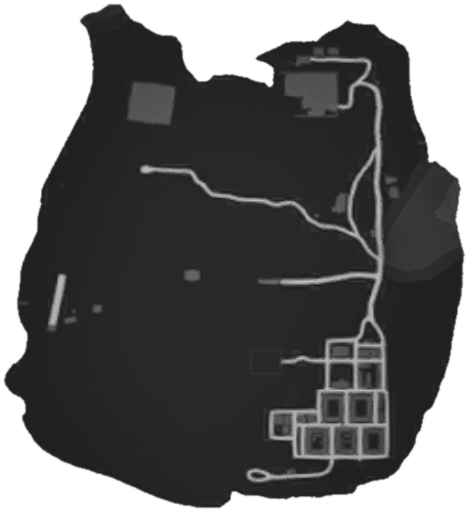
#> input picture assets/island-noshore.png, 469 x 512 px
$ python render.py ../../assets/island-noshore.png ../../assets/island.png ../../assets/island.png ../../assets/island.png
#> lines starting #> are read from the running program, lines starting #| are printed output that depends on the picture
"""Rend l'île découpée dans le style de la carte : terre/routes recolorées + rivage dégradé."""
import sys, numpy as np
from PIL import Image
from scipy import ndimage as ndi
src, mask_path, out = sys.argv[1:4]
SHORE = (sys.argv[4] if len(sys.argv) > 4 else "shore") == "shore"  # "noshore" = terre seule, comme l'île du sud
im = np.asarray(Image.open(src).convert("RGB")).astype(np.float32)[488:1136, 0:515]
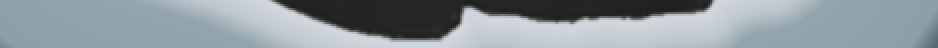
#> im: shape (24, 469, 3) float32 (shown 2 times larger); mean R, G, B 141.2, 151.6, 157
#> (the run stopped early here; a loop or call above may not have finished)
